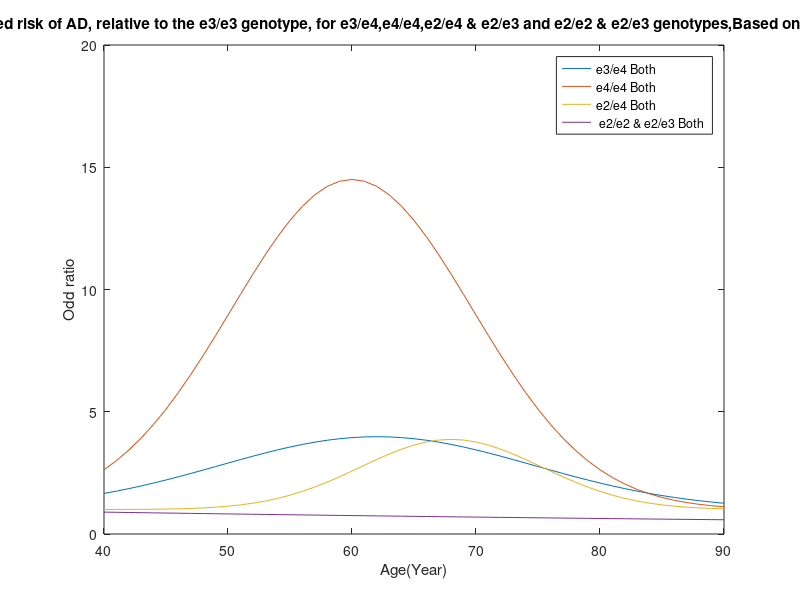

This chart was generated by the following MATLAB code:
x = 40 : 90 ;

% e3/e4 both
E1=2.98;
F1=0.00312;
G1=0;
H1=1;
k11=62;
k12=0;


P1 = exp(-F1 .* ((x-k11).^2) - G1.*(x-k12));
fi1= E1 .* P1 + H1;



%e4/e4 both
E2=13.5;
F2=0.00529;
G2=0;
H2=1;
k21=60;
k22=0;


P2 = exp(-F2 .* ((x-k21).^2) - G2.*(x-k22));
fi2= E2 .* P2 + H2;


%e2\e4 Both
E3=2.87;
F3=0.00938;
G3=0;
H3=1;
k31=68;
k32=0;

P3 = exp(-F3 .* ((x-k31).^2) - G3.*(x-k32));
fi3 = E3 .* P3 + H3;



%e2\e2 & e2/e3 Both
E4=0.754;
F4=0;
G4=0.00859;
H4=0;
k41=0;
k42=60;

P4 = exp(-F4 .* ((x-k41).^2) - G4.*(x-k42));
fi4= E4 .* P4 + H4;



plot(x,fi1,x,fi2,x,fi3,x,fi4);
legend('e3/e4 Both ','e4/e4 Both','e2/e4 Both',' e2/e2 & e2/e3 Both');
title(' Modelled risk of AD, relative to the e3/e3 genotype, for e3/e4,e4/e4,e2/e4 & e2/e3 and e2/e2 & e2/e3 genotypes,Based on odds ratios');
xlabel('Age(Year)');
ylabel('Odd ratio');
